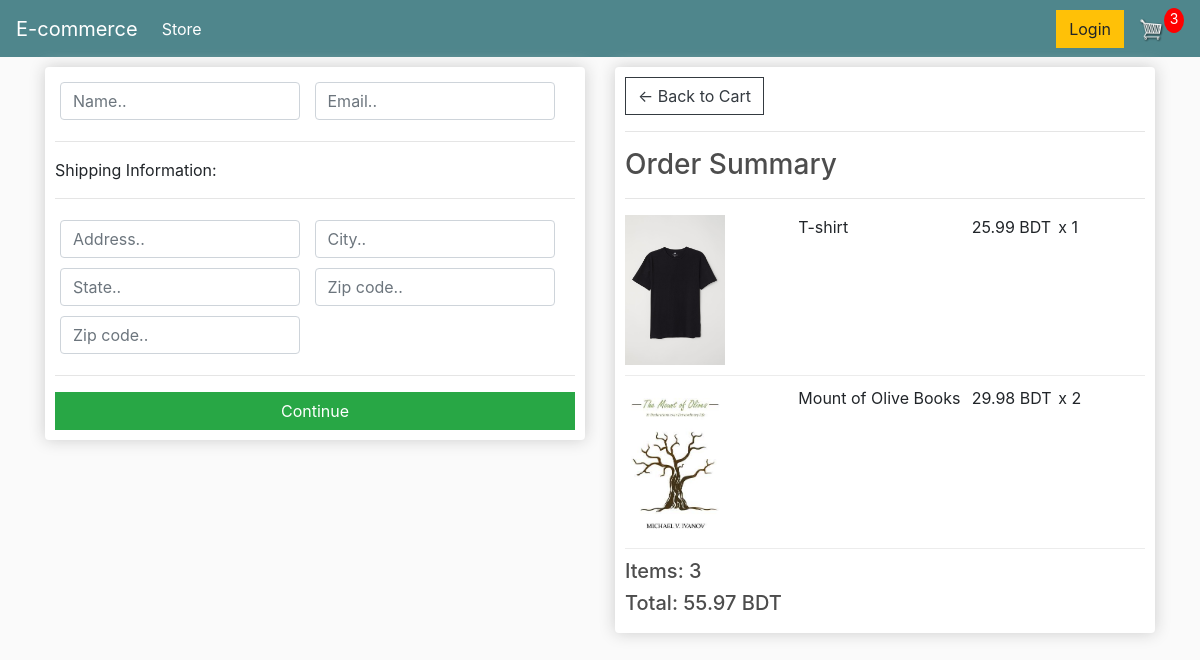
/checkout/ (signed in), run on an earlier commit of the app's database.
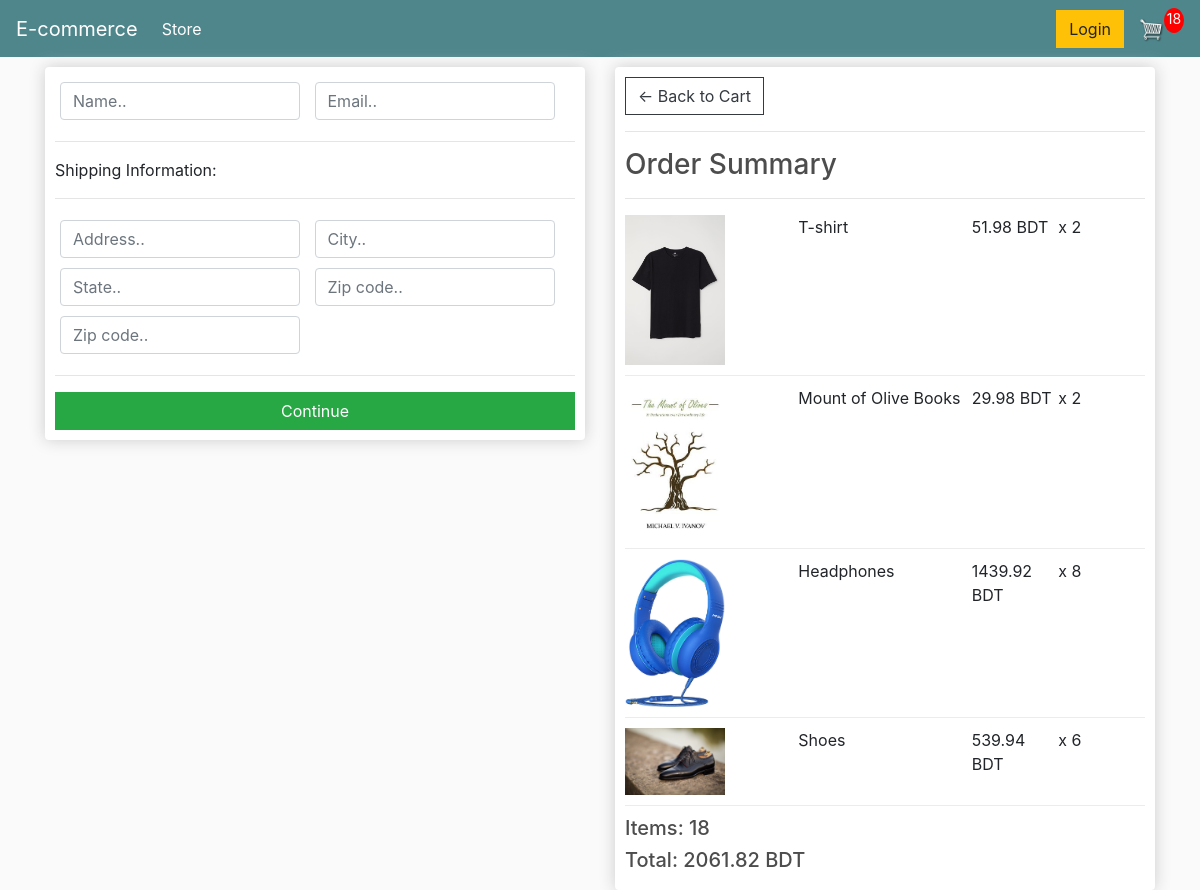
And on a later commit of the database.
### store/models.py (models this page shows, shortened)
class OrderItem(models.Model):
    product = models.ForeignKey(Product, on_delete=models.SET_NULL, null=True)
    order = models.ForeignKey(Order, on_delete=models.SET_NULL, null=True)
    quantity = models.IntegerField(default=0, null=True, blank=True)
    date_added = models.DateTimeField(auto_now_add=True)
    @property
    def get_total(self):
        total = self.product.price * self.quantity
        return total

class Product(models.Model):
    name = models.CharField(max_length=200, null=True)
    price = models.FloatField()
    digital = models.BooleanField(default=False, null=True, blank=True)
    image = models.ImageField(null=True, blank=True, upload_to='product/')
    @property
    def imageURL(self):
        try:
            url = self.image.url
        except:
            url = ''
        return url

class Order(models.Model):
    customer = models.ForeignKey(Customer, on_delete=models.SET_NULL, null=True, blank=True)
    date_ordered = models.DateTimeField(auto_now_add=True)
    complete = models.BooleanField(default=False)
    transaction_id = models.CharField(max_length=100, null=True)
    @property
    def shipping(self):
        shipping = False
        orderitems = self.orderitem_set.all()
        for i in orderitems:
            if i.product.digital == False:
                shipping = True
        return shipping
    @property
    def get_cart_total(self):
        orderitems = self.orderitem_set.all()
        total = sum([item.get_total for item in orderitems])
        return total
    @property
    def get_cart_items(self):
        orderitems = self.orderitem_set.all()
        total = sum([item.quantity for item in orderitems])
        return total

### store/views.py (the view)
# urls.py: path('checkout/', views.checkout, name="checkout"),
def checkout(request):
    if request.user.is_authenticated:
        customer = request.user.customer
        order, created = Order.objects.get_or_create(customer=customer, complete=False)
        items = order.orderitem_set.all()
        cartItems = order.get_cart_items
    else:
        items = []
        order = {'get_cart_total': 0, 'get_cart_items': 0, 'shipping': False}
        cartItems = order['get_cart_items']
    context = {
        'items': items,
        'order': order,
        'cartItems': cartItems,
    }
    return render(request, 'checkout.html', context)

### ecommerce/templates/checkout.html (shortened to what this page needs)
{% extends 'base.html' %}
{% load static %}
{% block content %}
<div class="row">
  <div class="col-lg-6">
    <div class="box-element" id="form-wrapper">
      <form id="form">
        <div id="user-info">
          <div class="form-field">
            <input required class="form-control" type="text" name="name" placeholder="Name..">
          </div>
          <div class="form-field">
            <input required class="form-control" type="email" name="email" placeholder="Email..">
          </div>
        </div>
        <div id="shipping-info">
          <hr>
          <p>Shipping Information:</p>
					<hr>
					<div class="form-field">
            <input class="form-control" type="text" name="address" placeholder="Address..">
          </div>
          <div class="form-field">
            <input class="form-control" type="text" name="city" placeholder="City..">
					</div>
					<div class="form-field">
						<input class="form-control" type="text" name="state" placeholder="State..">
					</div>
					<div class="form-field">
						<input class="form-control" type="text" name="zipcode" placeholder="Zip code..">
					</div>
					<div class="form-field">
						<input class="form-control" type="text" name="country" placeholder="Zip code..">
					</div>
				</div>
				<hr>
				<input id="form-button" class="btn btn-success btn-block" type="submit" value="Continue">
			</form>
    </div>
    <br>
    <br>
  </div>
  <div class="col-lg-6">
    <div class="box-element">
      <a  class="btn btn-outline-dark" href="{% url 'cart' %}">&#x2190; Back to Cart</a>
      <hr>
			<h3>Order Summary</h3>
			<hr>
      {% for item in items %}
			<div class="cart-row">
        <div style="flex:2"><img class="row-image" src="{{ item.product.imageURL }}"></div>
				<div style="flex:2"><p>{{ item.product.name }}</p></div>
				<div style="flex:1"><p>{{ item.get_total | floatformat:2 }} BDT</p></div>
				<div style="flex:1"><p>x {{ item.quantity }}</p></div>
      </div>
      {% endfor %}
			<h5>Items: {{ order.get_cart_items }}</h5>
			<h5>Total: {{ order.get_cart_total | floatformat:2 }} BDT</h5>
    </div>
  </div>
</div>
{% endblock content %}

What changed in the data, as far as the page shows it:
changed OrderItem "T-shirt": get_total "25.99" → "51.98"; quantity "1" → "2"
added OrderItem: product.imageURL (picture), product.name "Headphones", get_total "1439.92", quantity "8"
added OrderItem: product.imageURL (picture), product.name "Shoes", get_total "539.94", quantity "6"
changed through a linked row, Order: get_cart_items "3" → "18"; get_cart_total "55.97" → "2061.82"
Also different on the page:
{{ cartItems }}: "3" → "18"
